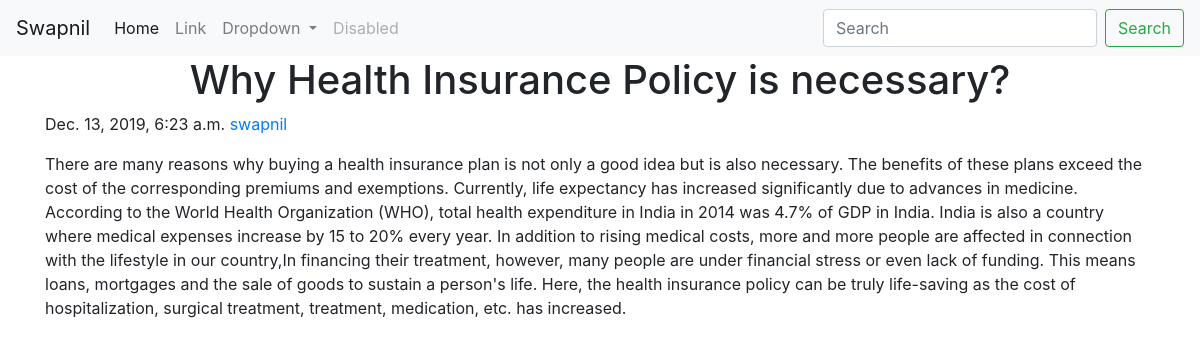
Page /blog/why-health-insurance-policy-necessary on the committed database.
### blog/models.py (models this page shows, shortened)
class Post(models.Model):
    id_no = models.AutoField(primary_key= True)
    title = models.CharField(max_length = 180)
    content = models.TextField()
    thumbnail = models.ImageField(upload_to='media/images')
    slug = models.SlugField(max_length=200, unique=True)
    author = models.CharField(max_length = 80)
    timestamp = models.DateTimeField(blank= True)
    description = models.TextField(max_length = 500)
    category = models.ManyToManyField(Category)
    status = models.IntegerField(choices=STATUS, default=0)
    class Meta:
        ordering = ['-timestamp']

### blog/views.py (the view)
# urls.py: path('<str:slug>',views.blogPost, name= "blogPost"),
def blogPost(request,slug):
    post = Post.objects.filter(slug=slug).first()
    return render(request, "blog/blog-page.html", {"post": post})

### templates/blog/blog-page.html (shortened to what this page needs)
{% extends 'base.html'%}
{% block body %}
<div class="blog-post">
        <h1 class="blog-post-title" style="text-align: center">{{post.title}}</h1>
        <p class="blog-post-meta">{{post.timestamp}} <a href="#">{{post.author}}</a></p>
        {{post.content}}
{% endblock body %}

### rows in the picture
Post: title "Why Health Insurance Policy is necessary?", timestamp "Dec. 13, 2019, 6:23 a.m.", author "swapnil", content "There are many reasons why buying a health insurance plan is not only a good idea but is also necessary. The benefits of these plans exceed the cost of the corresponding premiums and exemptions. Currently, life expectancy has increased significantly due to advances in medicine. According to the World Health Organization (WHO), total health expenditure in India in 2014 was 4.7% of GDP in India. India is also a country where medical expenses increase by 15 to 20% every year. In addition to rising medical costs, more and more people are affected in connection with the lifestyle in our country,In financing their treatment, however, many people are under financial stress or even lack of funding.…"
